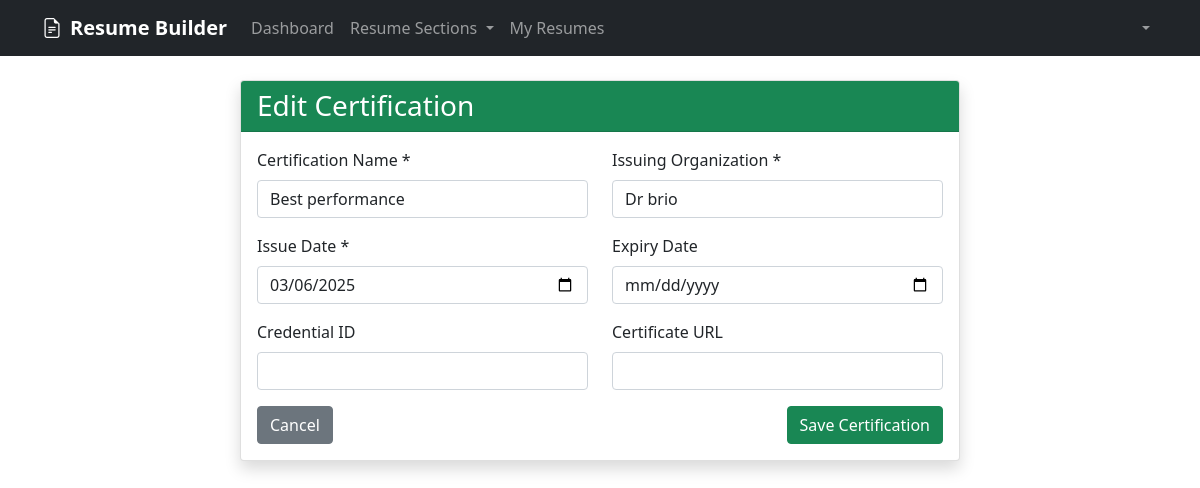
/dashboard/certifications/2/edit/ (signed in), run on the app's committed database.
### resume_builder/models.py (models this page shows, shortened)
class Certification(models.Model):
    user = models.ForeignKey(User, on_delete=models.CASCADE)
    name = models.CharField(max_length=200)
    issuing_organization = models.CharField(max_length=200)
    issue_date = models.DateField()
    expiry_date = models.DateField(null=True, blank=True)
    credential_id = models.CharField(max_length=100, blank=True, null=True)
    url = models.URLField(blank=True, null=True)
    created_at = models.DateTimeField(auto_now_add=True)
    updated_at = models.DateTimeField(auto_now=True)

### resume_builder/views.py (the view)
# urls.py: path('certifications/<int:pk>/edit/', views.certification_update, name='certification_update'),
@login_required
def certification_update(request, pk):
    certification = get_object_or_404(Certification, pk=pk, user=request.user)
    if request.method == 'POST':
        form = CertificationForm(request.POST, instance=certification)
        if form.is_valid():
            form.save()
            messages.success(request, 'Certification updated successfully!')
            return redirect('certification_list')
    else:
        form = CertificationForm(instance=certification)
    return render(request, 'resume_builder/certification_form.html', {'form': form, 'title': 'Edit Certification'})

### resume_builder/forms.py
class CertificationForm(forms.ModelForm):
    class Meta:
        model = Certification
        fields = ['name', 'issuing_organization', 'issue_date', 'expiry_date', 'credential_id', 'url']
        widgets = {
            'name': forms.TextInput(attrs={'class': 'form-control'}),
            'issuing_organization': forms.TextInput(attrs={'class': 'form-control'}),
            'issue_date': forms.DateInput(attrs={'class': 'form-control', 'type': 'date'}),
            'expiry_date': forms.DateInput(attrs={'class': 'form-control', 'type': 'date'}),
            'credential_id': forms.TextInput(attrs={'class': 'form-control'}),
            'url': forms.URLInput(attrs={'class': 'form-control'}),
        }

### templates/resume_builder/certification_form.html (shortened to what this page needs)
{% extends 'base.html' %}
{% block content %}
<div class="container mt-4">
    <div class="row">
        <div class="col-md-8 mx-auto">
            <div class="card shadow">
                <div class="card-header bg-success text-white">
                    <h3 class="mb-0">{{ title }}</h3>
                </div>
                <div class="card-body">
                    <form method="post">
                        <div class="row">
                            <div class="col-md-6 mb-3">
                                <label for="{{ form.name.id_for_label }}" class="form-label">Certification Name *</label>
                                {{ form.name }}
                            </div>
                            <div class="col-md-6 mb-3">
                                <label for="{{ form.issuing_organization.id_for_label }}" class="form-label">Issuing Organization *</label>
                                {{ form.issuing_organization }}
                            </div>
                        </div>
                        <div class="row">
                            <div class="col-md-6 mb-3">
                                <label for="{{ form.issue_date.id_for_label }}" class="form-label">Issue Date *</label>
                                {{ form.issue_date }}
                            </div>
                            <div class="col-md-6 mb-3">
                                <label for="{{ form.expiry_date.id_for_label }}" class="form-label">Expiry Date</label>
                                {{ form.expiry_date }}
                            </div>
                        </div>
                        <div class="row">
                            <div class="col-md-6 mb-3">
                                <label for="{{ form.credential_id.id_for_label }}" class="form-label">Credential ID</label>
                                {{ form.credential_id }}
                            </div>
                            <div class="col-md-6 mb-3">
                                <label for="{{ form.url.id_for_label }}" class="form-label">Certificate URL</label>
                                {{ form.url }}
                            </div>
                        </div>
                        <div class="d-flex justify-content-between">
                            <a href="{% url 'certification_list' %}" class="btn btn-secondary">Cancel</a>
                            <button type="submit" class="btn btn-success">Save Certification</button>
                        </div>
                    </form>
                </div>
            </div>
        </div>
    </div>
</div>
{% endblock %}

### data on the page
Certification: name "Best performance", issuing_organization "Dr brio", issue_date "03/06/2025"

### other printed values
{{ title }} "Edit Certification"
